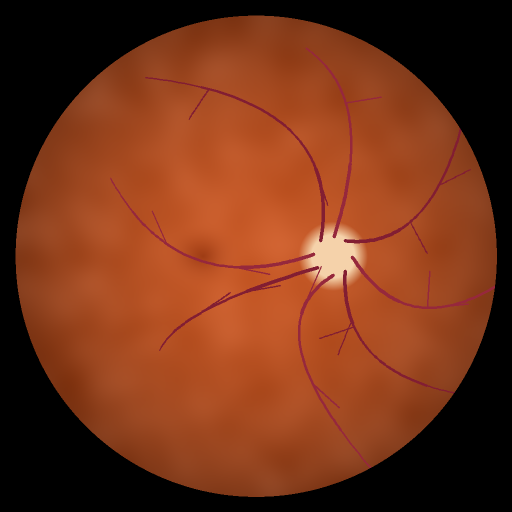
#> input picture optomap_3d_wrap/data/sample_synthetic_optomap.png, 1024 x 1024 px (shown at 1/2 size); its folder holds only this picture in this run
$ python -i sphere_projection.py   (imports and definitions only)
#> lines starting #> are read from the running program, lines starting #| are printed output that depends on the picture; after the words box and inside, x2 and y2 are one past the last pixel; in counts of white or black regions, pixels touching at a corner belong together
#> further down, picture is the input picture: shape (1024, 1024, 3); mean B, G, R 24.3, 51.6, 114.1
"""Core math: reproject a 2D optomap (wide-field fundus) image onto a 3D eye globe.

An Optos-style optomap is (to a good approximation) an *azimuthal equidistant*
projection centered on the posterior pole: the distance of a pixel from the
image center is linearly proportional to the angle theta (measured from the
posterior pole / optical axis) that scan ray subtends at the eye, up to a
total field of view of ~200 degrees (i.e. theta_max = 100 degrees).

    r_pixels / R_pixels = theta / theta_max

That lets us invert the projection: for any direction (theta, phi) on the
eye globe we know exactly which source pixel to sample. We use that inverse
mapping to resample the flat image into an *equirectangular* image
(u = phi / 2pi, v = theta / pi), which is the texture layout a standard
lat/long UV sphere expects (and what Blender's "Sphere Projection" unwrap
produces), so the result can be applied straight onto a 3D globe.
"""
from __future__ import annotations

import numpy as np
import cv2


def find_fundus_circle(image: np.ndarray, thresh: int = 10) -> tuple[float, float, float]:
    """Auto-detect the circular imaged region (center + radius, in pixels).

    Optos exports are usually a circular fundus capture on a black
    background, sometimes with UI chrome around it. We threshold on
    brightness and take the largest connected blob's minimum enclosing
    circle. Falls back to "whole image inscribed circle" if nothing is
    found.
    """
#> called with thresh = 10
    gray = cv2.cvtColor(image, cv2.COLOR_BGR2GRAY) if image.ndim == 3 else image
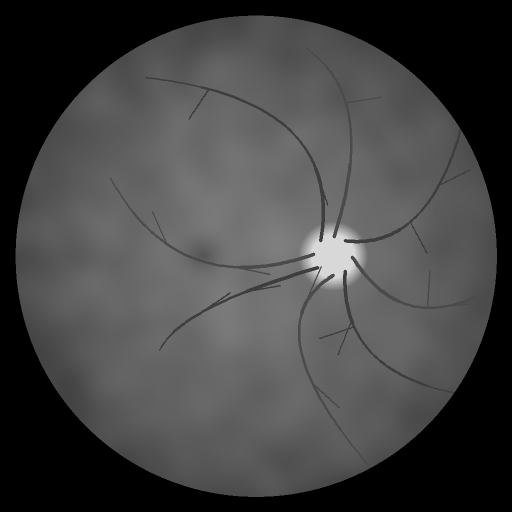
#> gray: shape (1024, 1024) (shown at 1/2 size); min 0, max 216, mean 67.2
    _, mask = cv2.threshold(gray, thresh, 255, cv2.THRESH_BINARY)
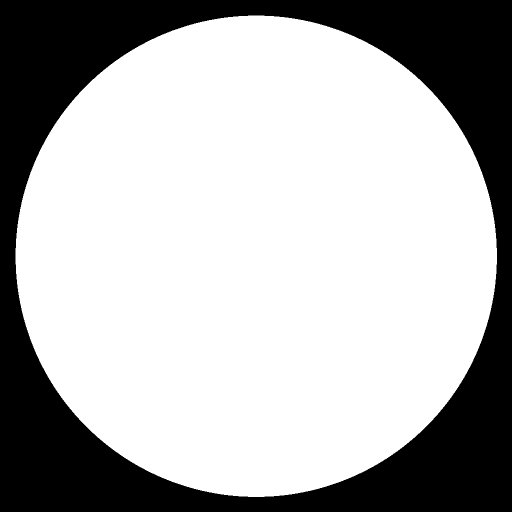
#> mask: shape (1024, 1024) (shown at 1/2 size); 69.4% white; 1 black region
    contours, _ = cv2.findContours(mask, cv2.RETR_EXTERNAL, cv2.CHAIN_APPROX_SIMPLE)
#> contours = 1 contour; box (x1, y1, x2, y2) and area: (31, 31, 994, 994) 726396
    if contours:
        largest = max(contours, key=cv2.contourArea)
#> largest = contour of 1368 points, box (x1, y1, x2, y2) (31, 31, 994, 994), area 726396
        (cx, cy), r = cv2.minEnclosingCircle(largest)
#> cx = 512; cy = 512; r = 481.3
        if r > 10:
            return float(cx), float(cy), float(r)
    h, w = gray.shape[:2]
    return w / 2.0, h / 2.0, min(w, h) / 2.0


def optomap_to_equirectangular(
    image: np.ndarray,
    fov_deg: float = 200.0,
    center: tuple[float, float] | None = None,
    radius: float | None = None,
    out_width: int = 2048,
    out_height: int = 1024,
) -> np.ndarray:
    """Inverse azimuthal-equidistant -> equirectangular resample.

    Parameters
    ----------
    image: source optomap image (H, W, 3), BGR (as read by cv2.imread)
    fov_deg: total angular field of view captured by the optomap (Optos
        widefield/optomap devices are commonly quoted at ~200 degrees)
    center, radius: pixel center and pixel radius of the imaged circle in
        `image`. Auto-detected via `find_fundus_circle` if not given.
    out_width, out_height: size of the output equirectangular canvas. Height
        maps theta in [0, pi] (only the top fov_deg/2/180 fraction will be
        filled, the rest is the unseen far side of the globe -> left black).
        Width maps phi in [0, 2*pi).

    Returns
    -------
    Equirectangular image, shape (out_height, out_width, 3), same dtype as
    input, with unfilled (unseen) pixels left at 0.
    """
    if center is None or radius is None:
        cx, cy, r = find_fundus_circle(image)
#> cx = 512; cy = 512; r = 481.3
        center = center or (cx, cy)
#> center = (512, 512)
        radius = radius or r
#> radius = 481.3

    cx, cy = center
    theta_max = np.radians(fov_deg / 2.0)

    v_idx, u_idx = np.meshgrid(
        np.arange(out_height, dtype=np.float32),
        np.arange(out_width, dtype=np.float32),
        indexing="ij",
    )
    theta = (v_idx / out_height) * np.pi
    phi = (u_idx / out_width) * 2.0 * np.pi

    valid = theta <= theta_max
    r_src = (theta / theta_max) * radius
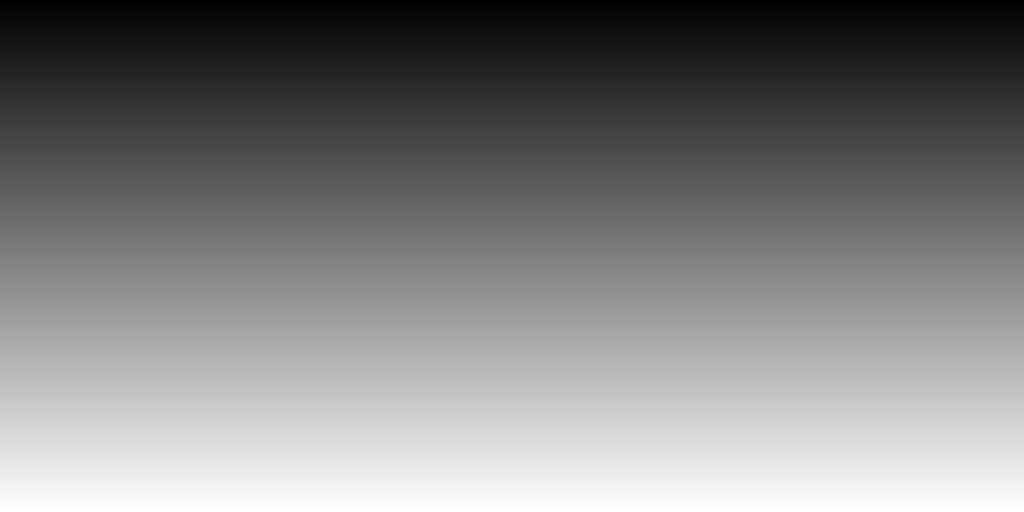
#> r_src: shape (1024, 2048) float32 (shown at 1/2 size); min 0, max 865.4, mean 432.7; drawn with min black and max white
    map_x = (cx + r_src * np.cos(phi)).astype(np.float32)
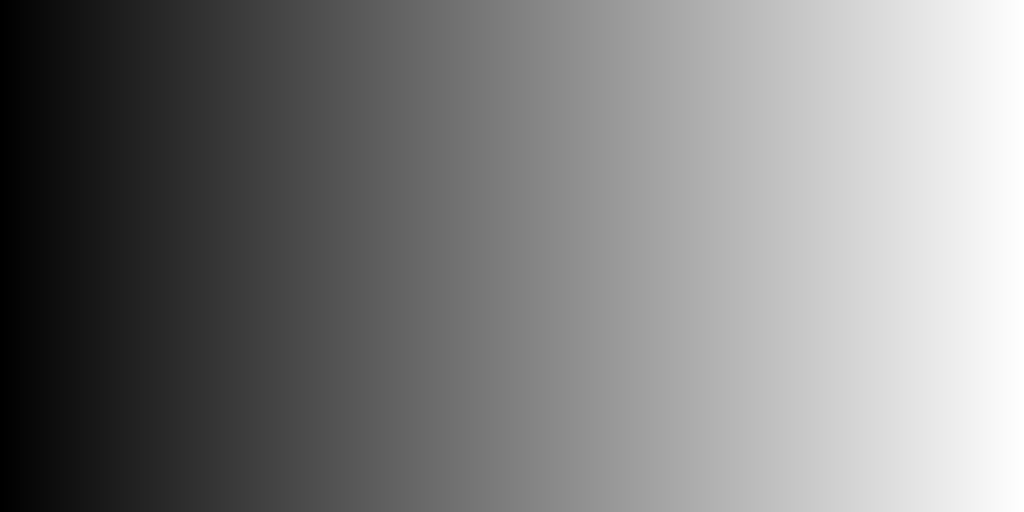
#> phi: shape (1024, 2048) float32 (shown at 1/2 size); min 0, max 6.28, mean 3.14; drawn with min black and max white
    map_y = (cy + r_src * np.sin(phi)).astype(np.float32)
    map_x[~valid] = -1.0
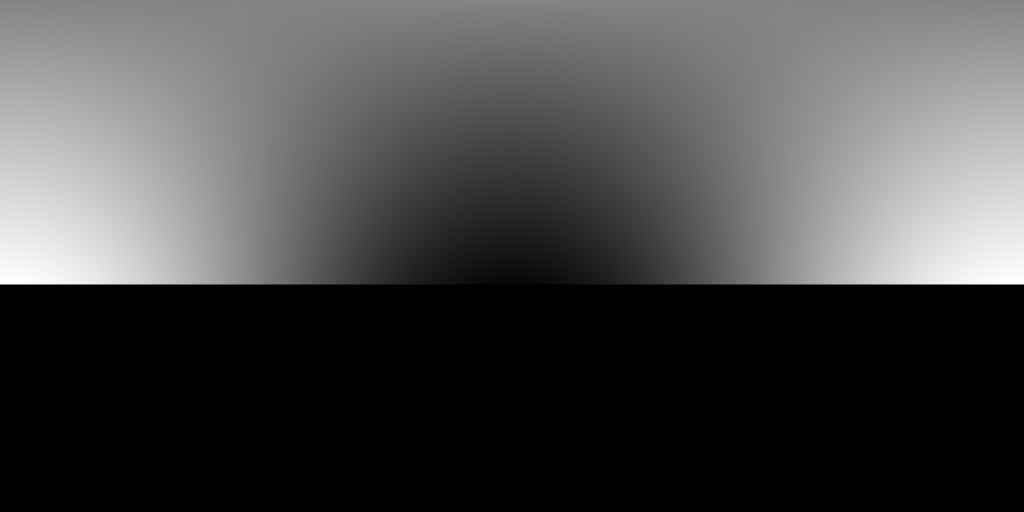
#> map_x: shape (1024, 2048) float32 (shown at 1/2 size); min -1, max 992.5, mean 284.1; drawn with min black and max white
    map_y[~valid] = -1.0
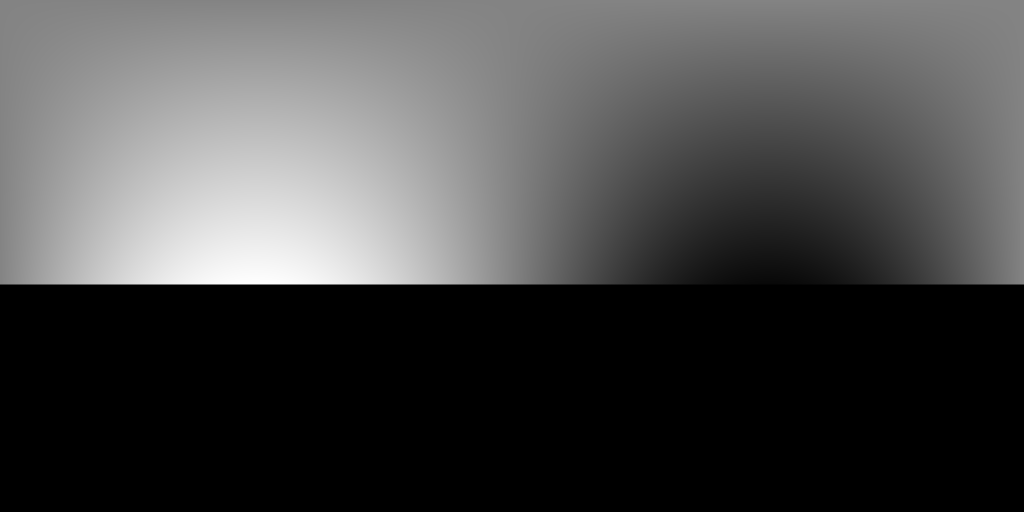
#> map_y: shape (1024, 2048) float32 (shown at 1/2 size); min -1, max 992.5, mean 284.1; drawn with min black and max white

    equirect = cv2.remap(
        image,
        map_x,
        map_y,
        interpolation=cv2.INTER_LINEAR,
        borderMode=cv2.BORDER_CONSTANT,
        borderValue=(0, 0, 0),
    )
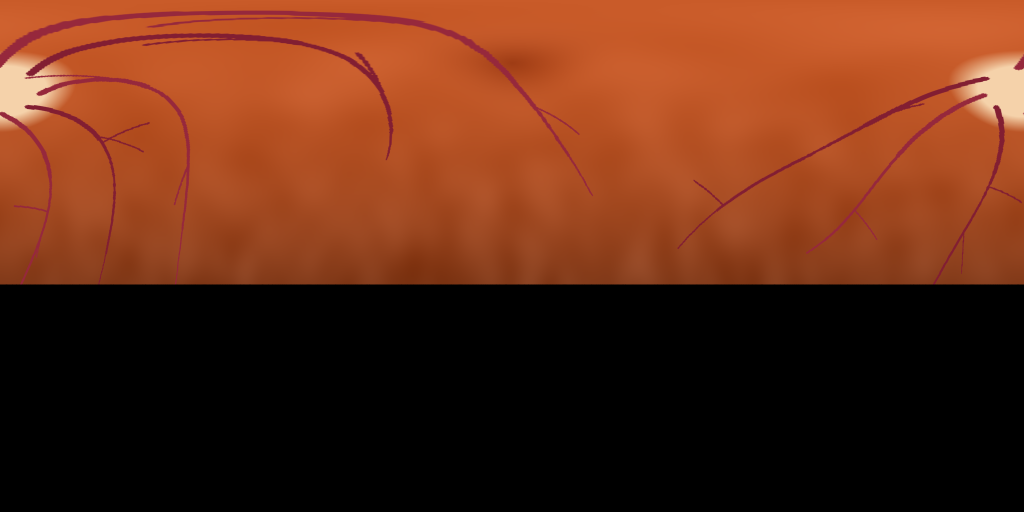
#> equirect: shape (1024, 2048, 3) (shown at 1/2 size); mean B, G, R 21.5, 44.4, 97.6
    return equirect


def spherical_to_cartesian(theta: np.ndarray, phi: np.ndarray, radius: float = 1.0):
    """theta = angle from posterior pole (0..pi), phi = azimuth (0..2pi)."""
    x = radius * np.sin(theta) * np.cos(phi)
    y = radius * np.sin(theta) * np.sin(phi)
    z = -radius * np.cos(theta)
    return x, y, z

>>> import cv2
>>> picture = cv2.imread('../data/sample_synthetic_optomap.png')
>>> result = optomap_to_equirectangular(picture)
